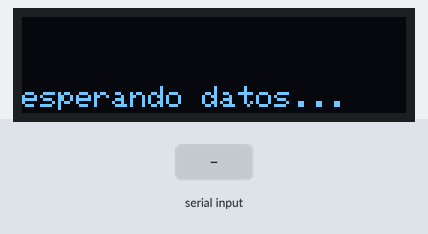
A sketch run on a simulated Arduino Uno, built for the host (arithmetic inside an expression is 32-bit, double 64-bit). Parts: 128×32 one-colour display. The test bench sets the inputs (shaded band). No radio packets arrive unless stated; what the sketch prints to the serial monitor is not drawn.

Above: at 0.9 s.
1.0 s: "90,45,200\n" received over Serial
At 3.3 s:
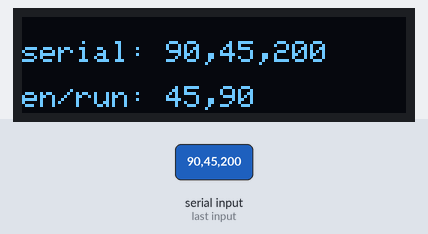
At 8.8 s:
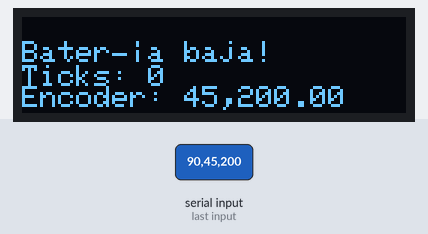
Timing chart, 0 to 10.0 s (numbered marks = the images above; inputs shaded):
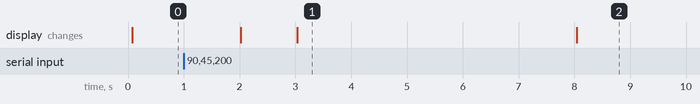

The sketch:

Reciever_encoder.ino
```cpp
#include <Adafruit_SSD1306.h>
#include <SPI.h>
#include <LoRa.h>
#include <Wire.h>

//########################### OLED ##############################
#define SCREEN_WIDTH 128
#define SCREEN_HEIGHT 32
#define OLED_RESET     -1
#define SCREEN_ADDRESS 0x3C
Adafruit_SSD1306 display(SCREEN_WIDTH, SCREEN_HEIGHT, &Wire, OLED_RESET);
//###############################################################

#define SCK     5
#define MISO    19
#define MOSI    27
#define SS      18
#define RST     23
#define DI0     26
#define BAND    868E6

unsigned long previousMillis = 0;  // Tiempo entre paquetes
unsigned long lastOledUpdate = 0;  // Control de actualización OLED
unsigned long lastPrintMillis = 0;  // Control de impresión en Serial Monitor

char receivedData[500] = {0};  // Buffer para datos del paquete
int batteryLevel = 0;
long leftEncoderTicks = 0;
float distanciaRecorrida = 0.0;
int indexQuestion = 0;
float encoderRatio = 0.0;
int encoderType = 0;
float beginReset = 0.0;
String runCommand = "";

void setup() {
  Serial.begin(115200);
  while (!Serial);
  Serial.println("LoRa Receiver Optimized");

  SPI.begin(SCK, MISO, MOSI, SS);
  LoRa.setPins(SS, RST, DI0);
  if (!LoRa.begin(BAND)) {
    Serial.println("Starting LoRa failed!");
    while (1);
  }

  // Configuración de LoRa para ajustar el rendimiento
  //LoRa.setSpreadingFactor(7);  // Comúnmente 7-12, prueba con 7 para mayor velocidad
  //LoRa.setSignalBandwidth(125E3);  // Ancho de banda de 125 kHz
  //LoRa.setCodingRate4(5);  // Tasa de codificación 4/5

  LoRa.receive();

  if (!display.begin(SSD1306_SWITCHCAPVCC, SCREEN_ADDRESS)) {
    Serial.println("SSD1306 allocation failed");
    for (;;);
  }

  display.clearDisplay();
  display.display();

  Serial.println("Esperando datos por Serial...");
  String run_odometro_radio = ""; // Variable para almacenar el dato recibido

 /* // Mostrar mensaje de espera
  display.setCursor(0, 23);
  display.print("esperando datos...");
  display.display(); // Mostrar mensaje en pantalla
  */

  // Esperar hasta que llegue un dato por serial
  while (run_odometro_radio.length() == 0) {
      // Mostrar mensaje de espera
    display.setCursor(0, 23);
    display.setTextSize(1);
    display.setTextColor(SSD1306_WHITE);
    display.print("esperando datos...");
    display.display(); // Mostrar mensaje en pantalla
    if (Serial.available() > 0) {
      run_odometro_radio = Serial.readString(); // Leer el dato como cadena

      display.clearDisplay(); // Limpiar pantalla solo cuando se reciben datos
      display.setCursor(0, 16);
      display.setTextSize(1);
      display.setTextColor(SSD1306_WHITE);
      display.print("serial recibido");
      display.display(); // Mostrar en pantalla

      delay(1000); // Pequeño retardo para evitar sobrecarga
    }
  }

  // Procesar los datos recibidos
  int comaIndex1 = run_odometro_radio.indexOf(',');
  if (comaIndex1 != -1) {
    runCommand = run_odometro_radio.substring(0, comaIndex1);

    int comaIndex2 = run_odometro_radio.indexOf(',', comaIndex1 + 1);
    if (comaIndex2 != -1) {
      encoderType = run_odometro_radio.substring(comaIndex1 + 1, comaIndex2).toInt();
      encoderRatio = run_odometro_radio.substring(comaIndex2 + 1).toFloat();
    }
  }


  // Mostrar los resultados en el display
  display.clearDisplay();
  display.setCursor(0, 8);
  display.setTextSize(1);
  display.setTextColor(SSD1306_WHITE);
  display.print("serial: ");
  display.println(run_odometro_radio);
  display.setCursor(0, 23);
  display.print("en/run: ");
  display.print(encoderType);
  display.print(",");
  display.println(runCommand);

  display.display();
  delay(5000); // Mostrar los resultados durante 5 segundos
}


void loop() {
  unsigned long currentMillis = millis();  // Obtener tiempo actual

  // Revisar datos del puerto LoRa
  int packetSize = LoRa.parsePacket();
  if (packetSize) {
    handleLoRaData();
  }

  // Revisar datos del puerto Serial
  if (Serial.available() > 0) {
    handleSerialData();
  }

  // Actualizar la pantalla OLED cada segundo
  if (currentMillis - lastOledUpdate >= 1000) {
    updateOLED();
    lastOledUpdate = currentMillis;
  }

  // Actualizar mensajes periódicos, si aplica
  if (currentMillis - lastPrintMillis >= 1000) {
    lastPrintMillis = currentMillis;
  }
}

// Manejo de datos del LoRa
void handleLoRaData() {
  int i = 0;

  while (LoRa.available() && i < sizeof(receivedData) - 1) {
    receivedData[i++] = LoRa.read();
  }
  receivedData[i] = '\0';  // Terminar la cadena con '\0'

  char* ptr = receivedData;
  indexQuestion = atoi(ptr);  // Determinar tipo de pregunta

  if (indexQuestion == 1) {
    // Enviar configuración del encoder por LoRa
    LoRa.beginPacket();
    LoRa.print(runCommand);
    LoRa.print(",");
    LoRa.print(encoderType);
    LoRa.print(",");
    LoRa.print(encoderRatio);
    LoRa.endPacket();
  } else if (indexQuestion == 2) {
    // Procesar datos del paquete recibido
    ptr = strchr(ptr, ',');
    if (ptr) leftEncoderTicks = atol(++ptr);

    ptr = strchr(ptr, ',');
    if (ptr) batteryLevel = atoi(++ptr);

    Serial.println(leftEncoderTicks);
  } else if (indexQuestion == 3){
    LoRa.beginPacket();
    LoRa.print(runCommand);
    LoRa.endPacket();
  }
  receivedData[0] = '\0';
}

// Manejo de datos del Serial
void handleSerialData() {
  String data = Serial.readString();

  if (data.length() > 0) {
    runCommand = data;
    // Mostrar el dato enviado y el estado en el display
    display.clearDisplay();
    display.setCursor(0, 0);
    display.setTextSize(1);
    display.setTextColor(SSD1306_WHITE);

    display.println(runCommand);

    display.display();
  }
}


// Actualización del OLED
void updateOLED() {
  display.clearDisplay();
  display.setCursor(0, 8);
  display.setTextSize(1);
  display.setTextColor(SSD1306_WHITE);

  if (batteryLevel < 20) {
    display.println("Batería baja!");
  } else {
    display.print("Batería: ");
    display.print(batteryLevel);
    display.println("%");
  }

  display.setCursor(0, 16);
  display.print("Ticks: ");
  display.println(leftEncoderTicks);

  display.setCursor(0, 23);
  display.print("Encoder: ");
  display.print(encoderType);
  display.print(",");
  display.println(encoderRatio);

  display.display();
}
```

Measured:
- after the input at 1.0 s, the display: first changes after 1.0 s (image 1 shows a later state)
- what the display in image 1 shows lasts 5.0 s, from 3.0 s to 8.0 s
